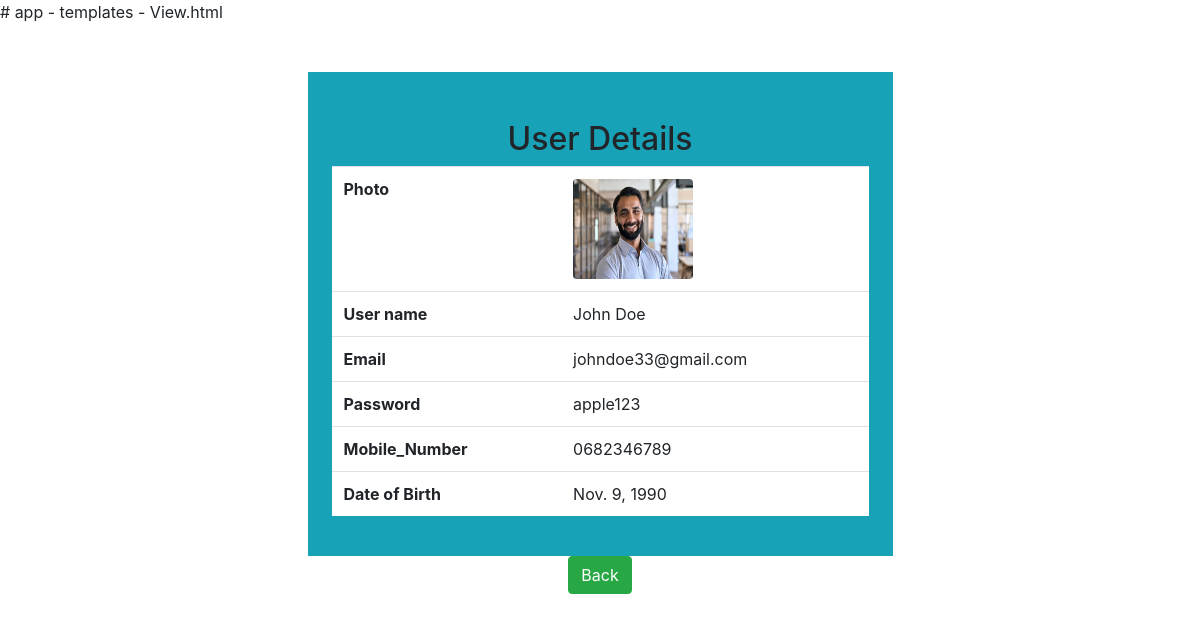
The app's page /View/2/ with its own data.
### userapp/models.py (models this page shows, shortened)
class User(models.Model):
    name = models.CharField(max_length=30)
    photo = models.ImageField(upload_to="uploads", default="a.png")
    email = models.EmailField(unique=True)
    password = models.CharField(max_length=100)
    mobile_number = models.CharField(max_length=15)
    date_of_birth = models.DateField()

### userapp/views.py (the view)
# urls.py: path('View/<int:eid>/', views.ViewUser, name='view-user'),       # View user details
def ViewUser(request, eid=None):
    one_rec = get_object_or_404(User, pk=eid)
    context = {'user': one_rec}
    return render(request, 'View.html', context)

### userapp/templates/View.html (shortened to what this page needs)
<!DOCTYPE html>
<html lang="en">
<head>
    <link rel="stylesheet" href="https://cdn.jsdelivr.net/npm/bootstrap@4.6.1/dist/css/bootstrap.min.css">
</head>
<body>
<div class="container-fluid my-5">
    <div class="w-50 m-auto p-4 bg-info ">
        <h2 class="text-center mt-4"> User Details</h2>
        <table class="table bg-white">
            <tr>
                <th>Photo</th>
                <td><img src="/media/{{user.photo}} " class="rounded  d-block" height="100px" width="120px"></td>
            </tr>
            <tr>
                <th>User name</th>
                <td>{{user.name}}</td>
            </tr>
            <tr>
                <th> Email </th>
                <td>{{user.email}}</td>
            </tr>
            <tr>
                <th> Password</th>
                <td>{{user.password}}</td>
            </tr>
            <tr>
                <th>Mobile_Number</th>
                <td>{{user.mobile_number}}</td>
            </tr>
            <tr>
                <th>Date of Birth</th>
                <td>{{user.date_of_birth}}</td>
            </tr>
        </table>
    </div>
    <div class="text-center">
        </button><a href="/" class="btn btn-success"> Back </button></a>
    </div>
</div>
</body>
</html>

### records on screen
User: photo (picture), name "John Doe", email "johndoe33@gmail.com", password "apple123", mobile_number "0682346789", date_of_birth "Nov. 9, 1990"
